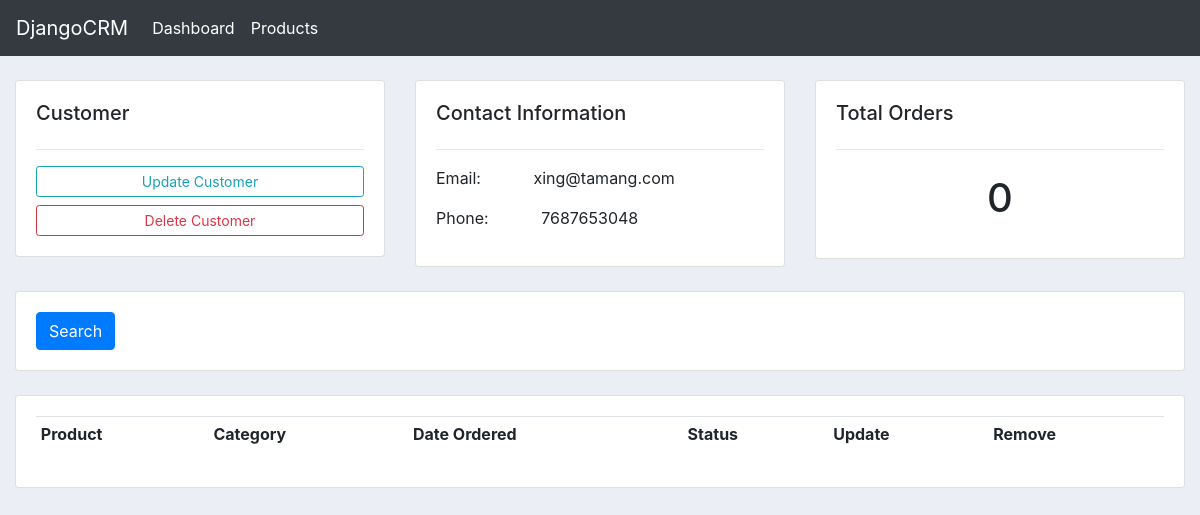
Before: /customer/5/ with the older database file.
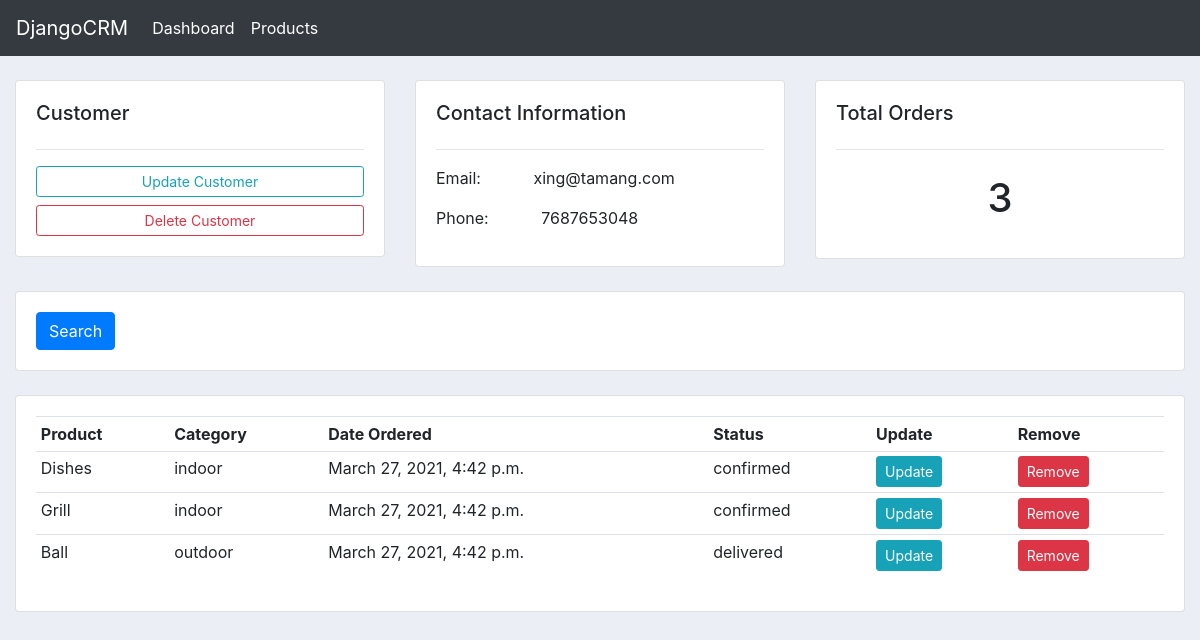
After: the same page with the newer database file.
### accounts/models.py (models this page shows, shortened)
class Customer(models.Model):
    name = models.CharField(max_length=250, null=True)
    phone = models.CharField(max_length=250, null=True)
    email = models.CharField(max_length=250, null=True)
    create_date = models.DateTimeField(auto_now=True)
    write_date = models.DateTimeField(auto_now_add=True)

class Order(models.Model):
    STATUS = (
        ('pending', 'Pending'),
        ('confirmed', 'Confirmed'),
        ('dispatched', 'Dispatched'),
        ('delivered', 'Delivered'),
    )
    customer = models.ForeignKey("accounts.Customer", on_delete=models.SET_NULL, null=True)
    product = models.ForeignKey("accounts.Product", on_delete=models.SET_NULL, null=True)
    create_date = models.DateTimeField(auto_now=True)
    write_date = models.DateTimeField(auto_now_add=True)
    status = models.CharField(choices=STATUS, max_length=250, null=True)

class Product(models.Model):
    CATEGORY = (
        ('indoor', 'Indoor'),
        ('outdoor', 'Outdoor'),
    )
    STATUS = (
        ('active', 'Active'),
        ('inactive', 'Inactive'),
    )
    name = models.CharField(max_length=250, null=True)
    price = models.FloatField(null=True)
    category = models.CharField(max_length=250, null=True, choices=CATEGORY)
    description = models.CharField(max_length=250, null=True, blank=True)
    tags = models.ManyToManyField("accounts.Tag")
    status = models.CharField(choices=STATUS, max_length=250, default='active')
    create_date = models.DateTimeField(auto_now=True)
    write_date = models.DateTimeField(auto_now_add=True)
    def __str__(self):
        return self.name

### accounts/views.py (the view)
# urls.py: path('customer/<int:id>/', customer_view, name='customer'),
def customer_view(request, id):
    try:
        customer = Customer.objects.get(id=id)
    except Customer.DoesNotExist:
        raise Http404("Customer does not exist")
    orders = customer.order_set.all()
    total_orders = orders.count()
    context = {
        'customer': customer,
        'orders': orders,
        'total_orders': total_orders
        }
    return render(request, 'accounts/customers.html', context=context)

### accounts/templates/accounts/customers.html (shortened to what this page needs)
{% extends 'accounts/main.html' %}
{% block content %}
<br>
<div class="container-fluid">
    <div class="row">
        <div class="col-md">
            <div class="card card-body">
                <h5>Customer</h5><hr>
                <a href="{% url 'update-customer' customer.id %}" class="btn btn-outline-info btn-sm btn-block">Update Customer</a>
                <a href="" class="btn btn-outline-danger btn-sm btn-block">Delete Customer</a>
            </div>
        </div>
        <div class="col-md">
            <div class="card card-body">
                <h5>Contact Information</h5>
                <hr>
                <p>Email: <span class="ml-5">{{customer.email}}</span></p>
                <p>Phone: <span class="ml-5">{{customer.phone}}</span></p>
            </div>
        </div>
        <div class="col-md">
            <div class="card card-body">
                <h5>Total Orders</h5><hr>
                <h1 class="text-center p-2">{{ total_orders }}</h1>
            </div>
        </div>
    </div>
    <br>
    <div class="row">
        <div class="col">
            <div class="card card-body">
            <form action="" method="GET">
            <button type="submit" class="btn btn-primary">Search</button>
            </form>
            </div>
        </div>
    </div>
    <br>
    <div class="row">
        <div class="col-md">
            <div class="card card-body">
                <table class="table table-sm">
                <tr>
                    <th>Product</th>
                    <th>Category</th>
                    <th>Date Ordered</th>
                    <th>Status</th>
                    <th>Update</th>
                    <th>Remove</th>
                </tr>
                {% for order in orders %}
                <tr>
                    <td>{{order.product}}</td>
                    <td>{{order.product.category}}</td>
                    <td>{{order.create_date}}</td>
                    <td>{{order.status}}</td>
                    <td><a href="#" class="btn btn-sm btn-info">Update</a></td>
                    <td><a href="#" class="btn btn-sm btn-danger">Remove</a></td>
                </tr>
                {% endfor %}
                </table>
            </div>
        </div>
    </div>
</div>
{% endblock content %}

### accounts/templates/accounts/main.html (shortened to what this page needs)
{% load static %}
<!DOCTYPE html>
<html lang="en">
<head>
    <link rel="stylesheet" href="https://stackpath.bootstrapcdn.com/bootstrap/4.3.1/css/bootstrap.min.css">
    <link rel="stylesheet" href="{% static 'css/main.css' %}">
</head>
<body>
    {% include 'accounts/navbar.html' %}
    {% block content %}
    {% endblock content %}
</body>
</html>

### accounts/templates/accounts/navbar.html (shortened to what this page needs)
<nav class="navbar navbar-expand-lg navbar-dark bg-dark">
  <a class="navbar-brand" href="{% url 'home' %}">DjangoCRM</a>
  <div class="collapse navbar-collapse" id="navbarNav">
    <ul class="navbar-nav">
      <li class="nav-item active">
        <a class="nav-link" href="{% url 'home' %}">Dashboard </a>
      </li>
      <li class="nav-item active">
        <a class="nav-link" href="{% url 'product' %}">Products</a>
      </li>
    </ul>
  </div>
</nav>

### accounts/static/css/main.css (style rules this page uses)
body { background-color: #ebeff5; }

Changed rows visible on the page:
added Order: product "Dishes", product.category "indoor", create_date "March 27, 2021, 4:42 p.m.", status "confirmed"
added Order: product "Grill", product.category "indoor", create_date "March 27, 2021, 4:42 p.m.", status "confirmed"
added Order: product "Ball", product.category "outdoor", create_date "March 27, 2021, 4:42 p.m.", status "delivered"
Other visible differences:
{{ total_orders }}: "0" → "3"
